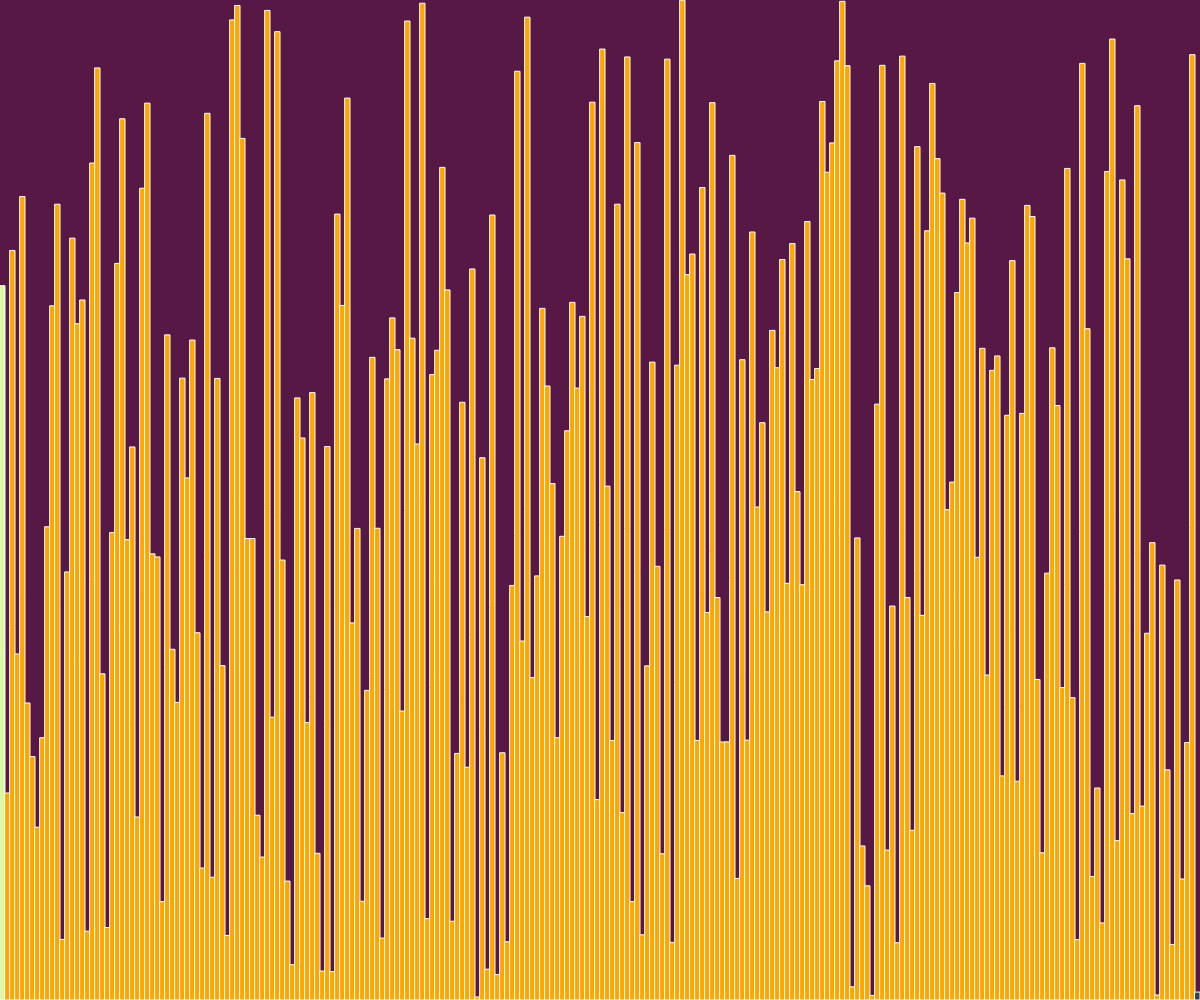
Frame 1 (no input)
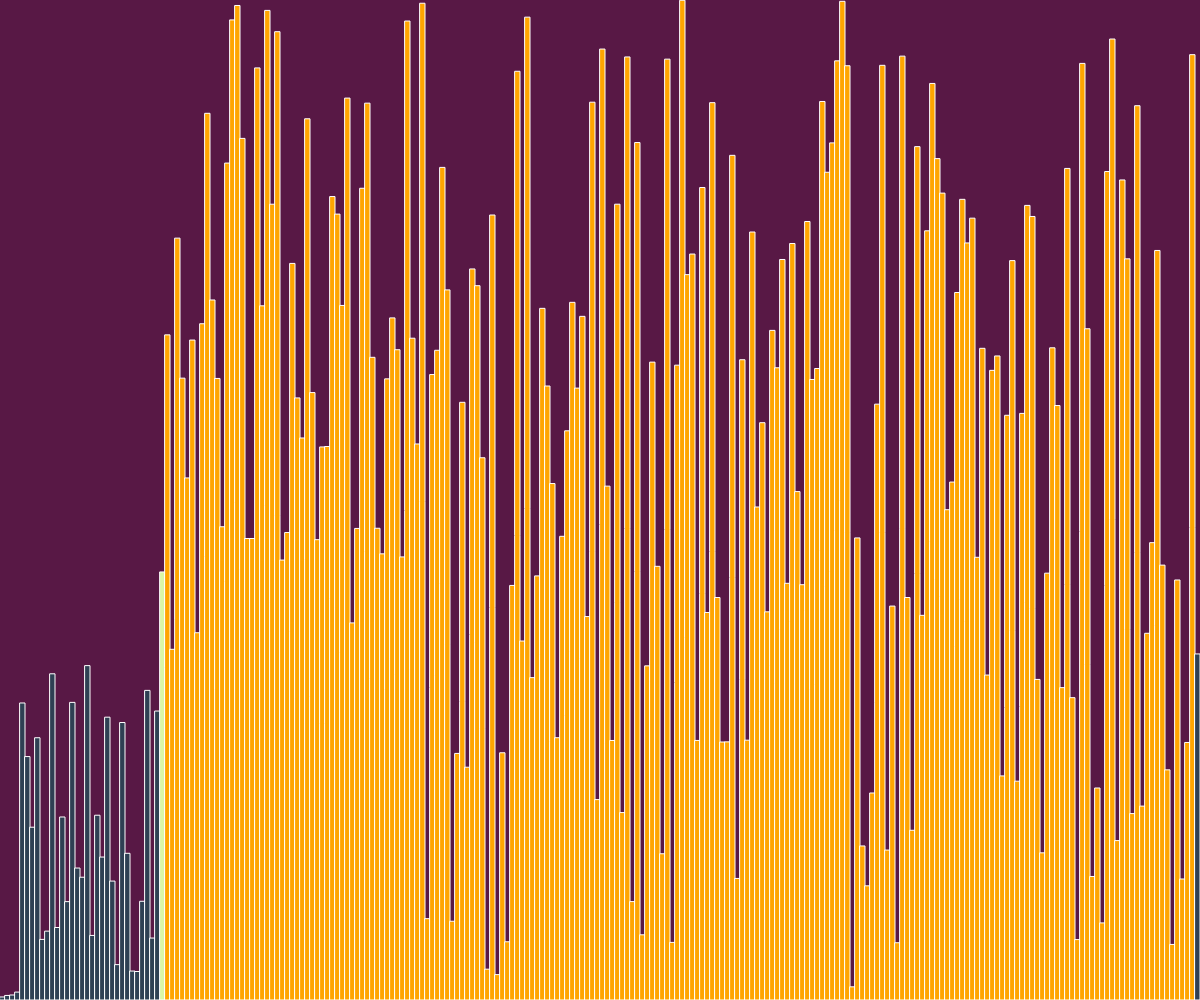
Frame 60 (no input)
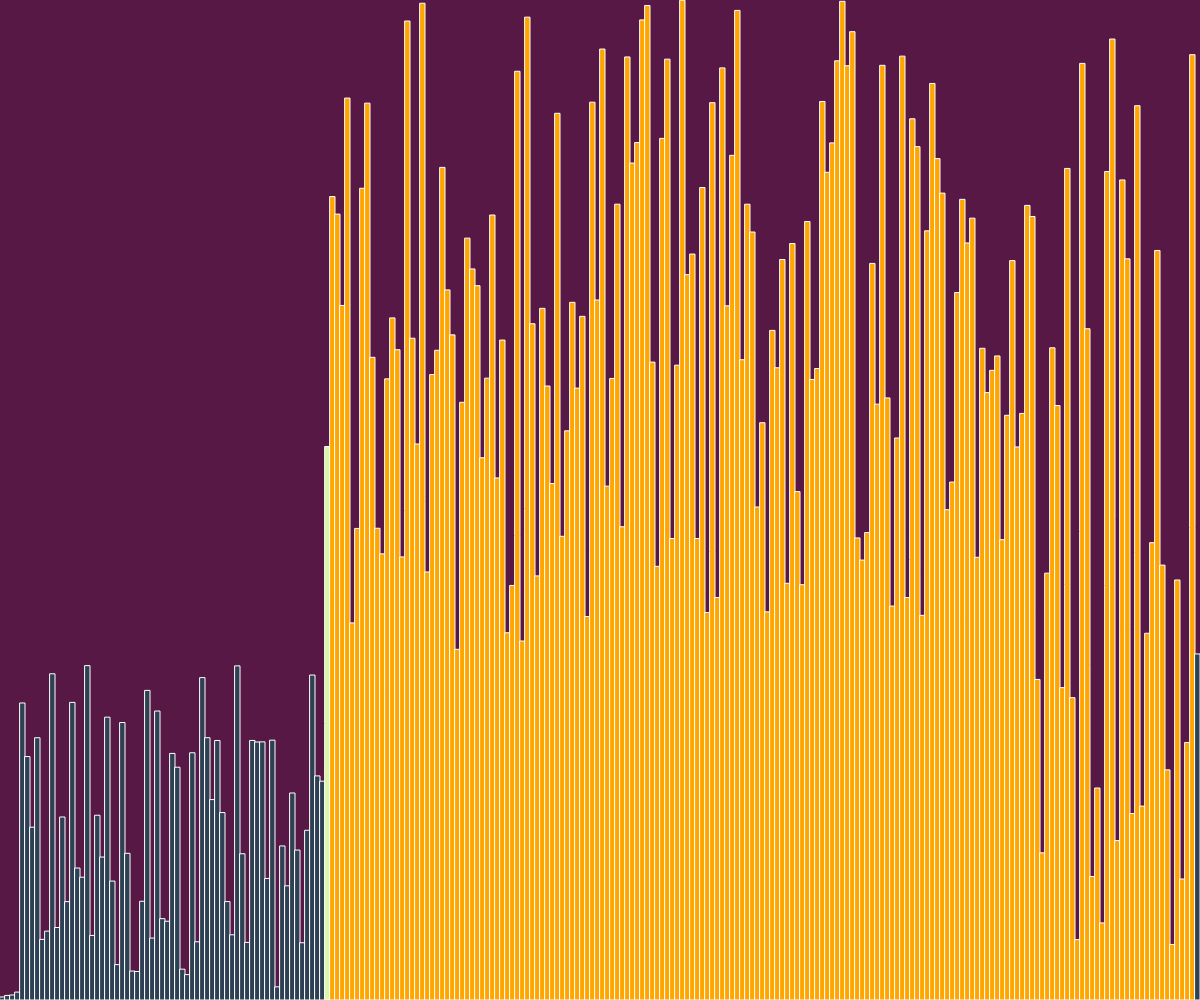
Frame 120 (the mouse pressed at the canvas centre since frame 60)

The p5.js sketch that drew these frames (run headless with seeded random() and noise() and a simulated clock; from frame 60 on, the mouse is pressed at the canvas centre):

// p5.js sketch
// ── sketch.js
let values=[];
let w=5;
let states=[];
function setup()
{
  createCanvas(windowWidth,windowHeight);
  values = new Array(floor(width/w));
  
  for(var i=0;i<values.length;i++)
  {
      values[i]=random(height);
      states[i]=-1;
  }
  quickSort(values,0,values.length-1);

}

async function quickSort(array,start,end)
{
 if(start>=end) return;
 let index= await partition(array,start,end);
states[index]=-1;
 await Promise.all([quickSort(array,start,index-1),quickSort(array,index+1,end)]);
}

async function partition(array,start,end)
{
    for (let i = start; i < end; i++) {
        states[i] = 1;
      }
    let pivotIndex=start;
    let pivotValue=array[end];
    states[pivotIndex]=0;
    for(var i=start;i<end;i++)
    {
        if(array[i]<pivotValue)
        {
            await swap(array,pivotIndex,i);
            states[pivotIndex]=-1;
            pivotIndex++;
            states[pivotIndex]=0;
        }

    }
    await swap(array,pivotIndex,end);
    for(var i=start;i<end;i++)
    {
        if(pivotIndex!=i)
            {states[i]=-1;}
    }
    return pivotIndex;
}
async function swap(array,a,b)
{
    await sleep(50);
    var temp=array[a]
    array[a]=array[b]
    array[b]=temp
}
function draw()
{
    let c=color('#581845')
    background(c);
    for(var i=0;i<values.length;i++)
    {
        stroke(255);
        if(states[i]==0)
        {
            fill('#DAF7A6');
        }
        else if(states[i]==1)
        {
            fill('orange');
        }
        else
        {
            fill('#2E4053');
        }
        rect(i * w, height - values[i], w, values[i]);
    }


}
function sleep(ms) {
    return new Promise(resolve => setTimeout(resolve, ms));
  }
  
